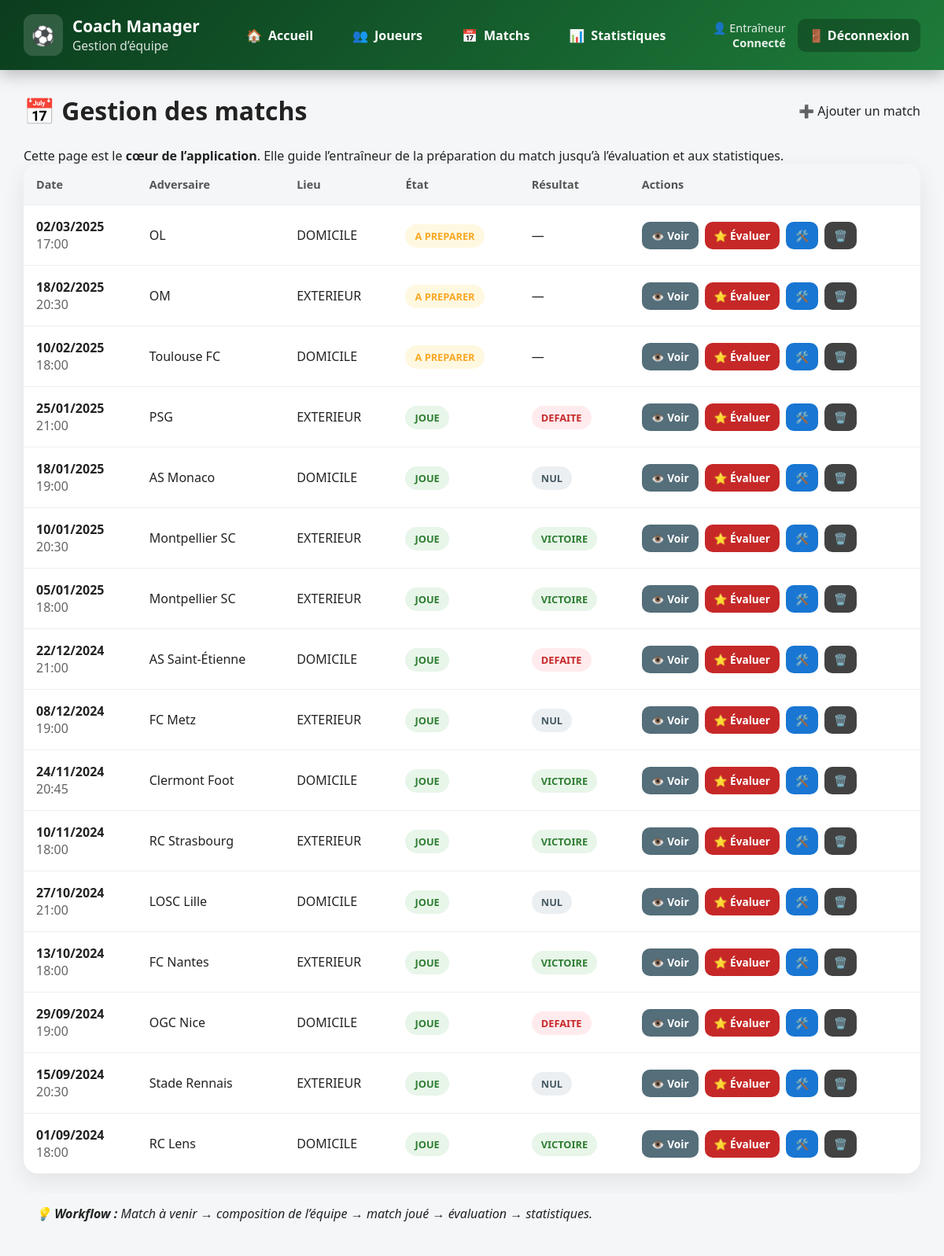
The page /matchs/liste_matchs.php (signed in) on the database its author committed.
### tables this page shows
CREATE TABLE matchs (
    id_match INT AUTO_INCREMENT PRIMARY KEY,
    date_heure DATETIME NOT NULL,
    adversaire VARCHAR(100) NOT NULL,
    lieu ENUM('DOMICILE','EXTERIEUR') NOT NULL,
    score_equipe INT,
    score_adverse INT,
    resultat ENUM('VICTOIRE','DEFAITE','NUL'),
    etat ENUM('A_PREPARER','PREPARE','JOUE') DEFAULT 'A_PREPARER'
);

### matchs/liste_matchs.php (the view, shortened to what this page needs)
<?php
require_once "../includes/config.php";
$stmt = $gestion_sportive->query("
    SELECT
        m.id_match,
        m.date_heure,
        m.adversaire,
        m.lieu,
        m.resultat,
        m.etat,
        COUNT(p.id_joueur) AS nb_joueurs
    FROM matchs m
    LEFT JOIN participation p ON p.id_match = m.id_match
    GROUP BY m.id_match
    ORDER BY m.date_heure DESC
");
$matchs = $stmt->fetchAll(PDO::FETCH_ASSOC);
include "../includes/header.php";
?>
<div class="page-title">
    <h1>📅 Gestion des matchs</h1>
    <a href="ajouter_match.php" class="btn btn-green">➕ Ajouter un match</a>
</div>
<p>
Cette page est le <strong>cœur de l’application</strong>.
Elle guide l’entraîneur de la préparation du match jusqu’à l’évaluation et aux statistiques.
</p>
<div class="table-container">
<table>
    <thead>
        <tr>
            <th>Date</th>
            <th>Adversaire</th>
            <th>Lieu</th>
            <th>État</th>
            <th>Résultat</th>
            <th>Actions</th>
        </tr>
    </thead>
    <tbody>
    <?php foreach ($matchs as $m): ?>
        <?php
            $dateMatch = strtotime($m["date_heure"]);
            $now = time();
            $matchAVenir = $dateMatch > $now;
            $compositionComplete = ($m["nb_joueurs"] == 11);
        ?>
        <tr>
            <td>
                <strong><?= date("d/m/Y", $dateMatch) ?></strong><br>
                <span style="opacity:0.7"><?= date("H:i", $dateMatch) ?></span>
            </td>
            <td><?= htmlspecialchars($m["adversaire"]) ?></td>
            <td><?= htmlspecialchars($m["lieu"]) ?></td>
            <td>
                <span class="badge <?= $m["etat"] ?>">
                    <?= str_replace("_", " ", $m["etat"]) ?>
                </span>
            </td>
            <td>
                <?php if ($m["resultat"]): ?>
                    <span class="badge <?= $m["resultat"] ?>">
                        <?= $m["resultat"] ?>
                    </span>
                <?php else: ?>
                    —
                <?php endif; ?>
            </td>
            <td>
                <div class="actions">
                <?php if ($matchAVenir): ?>
                    <?php if (!$compositionComplete): ?>
                        <a href="../feuille_match/composition.php?id_match=<?= $m["id_match"] ?>"
                           class="compose">
                           ⚽ Composer
                        </a>
                    <?php else: ?>
                        <a href="../feuille_match/composition.php?id_match=<?= $m["id_match"] ?>"
                           class="modify">
                           ✏️ Modifier
                        </a>
                    <?php endif; ?>
                <?php else: ?>
                    <a href="../feuille_match/voir_composition.php?id_match=<?= $m["id_match"] ?>"
                       class="view">
                       👁️ Voir
                    </a>
                    <a href="../feuille_match/evaluation.php?id_match=<?= $m["id_match"] ?>"
                       class="eval">
                       ⭐ Évaluer
                    </a>
                <?php endif; ?>
                    <a href="modifier_match.php?id_match=<?= $m["id_match"] ?>"
                       class="edit">
                       🛠️
                    </a>
                    <a href="supprimer_match.php?id_match=<?= $m["id_match"] ?>"
                       class="delete"
                       onclick="return confirm('Supprimer ce match ?');">
                       🗑️
                    </a>
                </div>
            </td>
        </tr>
    <?php endforeach; ?>
    </tbody>
</table>
</div>
<div class="logic">
💡 <strong>Workflow :</strong>
Match à venir → composition de l’équipe → match joué → évaluation → statistiques.
</div>
<?php include "../includes/footer.php"; ?>

### includes/header.php (style rules this page uses)
* { box-sizing: border-box; margin: 0; padding: 0; font-family: "Segoe UI", Roboto, Arial, sans-serif; }
body { background-color: #f4f6f8; color: #222; }
a { text-decoration: none; color: inherit; }

### matchs/liste_matchs.php (style rules this page uses)
.page-title { display: flex; justify-content: space-between; align-items: center; margin-bottom: 25px; }
.page-title h1 { font-size: 2em; }
.table-container { background: #fff; border-radius: 18px; overflow: hidden; box-shadow: 0 10px 30px rgba(0,0,0,0.08); }
table { width: 100%; border-collapse: collapse; }
thead { background: #f4f6f8; }
th, td { padding: 16px; text-align: left; vertical-align: middle; }
th { font-size: 0.9em; color: #555; }
tbody tr { border-top: 1px solid #eee; }
.badge { padding: 6px 12px; border-radius: 999px; font-size: 0.8em; font-weight: bold; white-space: nowrap; }
.A_PREPARER { background: #fff8e1; color: #f9a825; }
.JOUE { background: #e8f5e9; color: #2e7d32; }
.VICTOIRE { background: #e8f5e9; color: #2e7d32; }
.DEFAITE { background: #ffebee; color: #c62828; }
.NUL { background: #eceff1; color: #455a64; }
.actions { display: flex; flex-wrap: wrap; gap: 8px; }
.actions a { padding: 8px 12px; border-radius: 10px; font-size: 0.85em; font-weight: bold; text-decoration: none; color: #fff; }
.view { background: #546e7a; }
.eval { background: #c62828; }
.edit { background: #1976d2; }
.delete { background: #424242; }
.logic { margin-top: 25px; padding: 15px; background: #f4f6f8; border-radius: 12px; font-style: italic; }

### rows shown on the page
matchs: date_heure "02/03/2025", date_heure "17:00", adversaire "OL", lieu "DOMICILE", etat "A PREPARER"
matchs: date_heure "18/02/2025", date_heure "20:30", adversaire "OM", lieu "EXTERIEUR", etat "A PREPARER"
matchs: date_heure "10/02/2025", date_heure "18:00", adversaire "Toulouse FC", lieu "DOMICILE", etat "A PREPARER"
matchs: date_heure "25/01/2025", date_heure "21:00", adversaire "PSG", lieu "EXTERIEUR", etat "JOUE", resultat "DEFAITE"
matchs: date_heure "18/01/2025", date_heure "19:00", adversaire "AS Monaco", lieu "DOMICILE", etat "JOUE", resultat "NUL"
matchs: date_heure "10/01/2025", date_heure "20:30", adversaire "Montpellier SC", lieu "EXTERIEUR", etat "JOUE", resultat "VICTOIRE"
matchs: date_heure "05/01/2025", date_heure "18:00", adversaire "Montpellier SC", lieu "EXTERIEUR", etat "JOUE", resultat "VICTOIRE"
matchs: date_heure "22/12/2024", date_heure "21:00", adversaire "AS Saint-Étienne", lieu "DOMICILE", etat "JOUE", resultat "DEFAITE"
matchs: date_heure "08/12/2024", date_heure "19:00", adversaire "FC Metz", lieu "EXTERIEUR", etat "JOUE", resultat "NUL"
matchs: date_heure "24/11/2024", date_heure "20:45", adversaire "Clermont Foot", lieu "DOMICILE", etat "JOUE", resultat "VICTOIRE"
matchs: date_heure "10/11/2024", date_heure "18:00", adversaire "RC Strasbourg", lieu "EXTERIEUR", etat "JOUE", resultat "VICTOIRE"
matchs: date_heure "27/10/2024", date_heure "21:00", adversaire "LOSC Lille", lieu "DOMICILE", etat "JOUE", resultat "NUL"
matchs: date_heure "13/10/2024", date_heure "18:00", adversaire "FC Nantes", lieu "EXTERIEUR", etat "JOUE", resultat "VICTOIRE"
matchs: date_heure "29/09/2024", date_heure "19:00", adversaire "OGC Nice", lieu "DOMICILE", etat "JOUE", resultat "DEFAITE"
matchs: date_heure "15/09/2024", date_heure "20:30", adversaire "Stade Rennais", lieu "EXTERIEUR", etat "JOUE", resultat "NUL"
matchs: date_heure "01/09/2024", date_heure "18:00", adversaire "RC Lens", lieu "DOMICILE", etat "JOUE", resultat "VICTOIRE"
